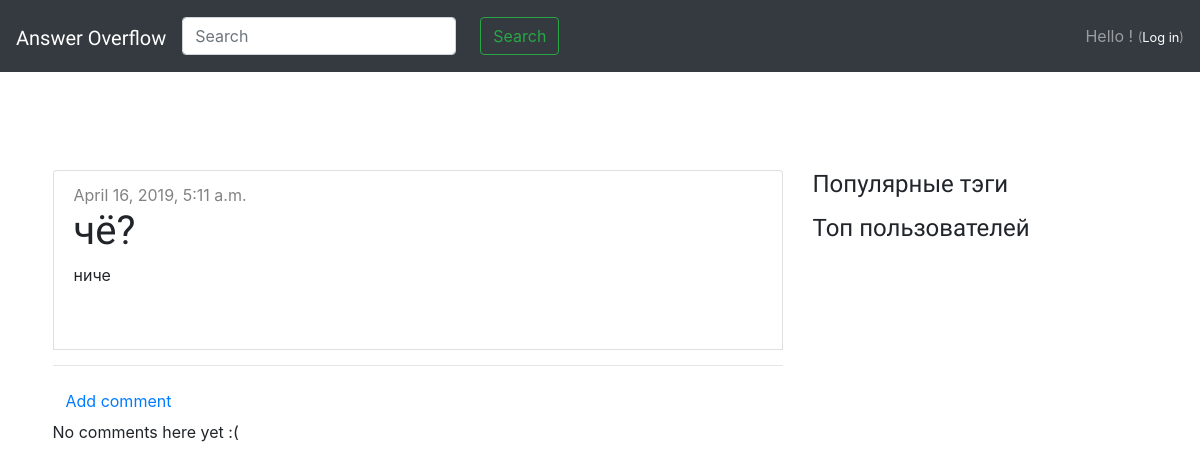
/post/5/, run on an earlier commit of the app's database.
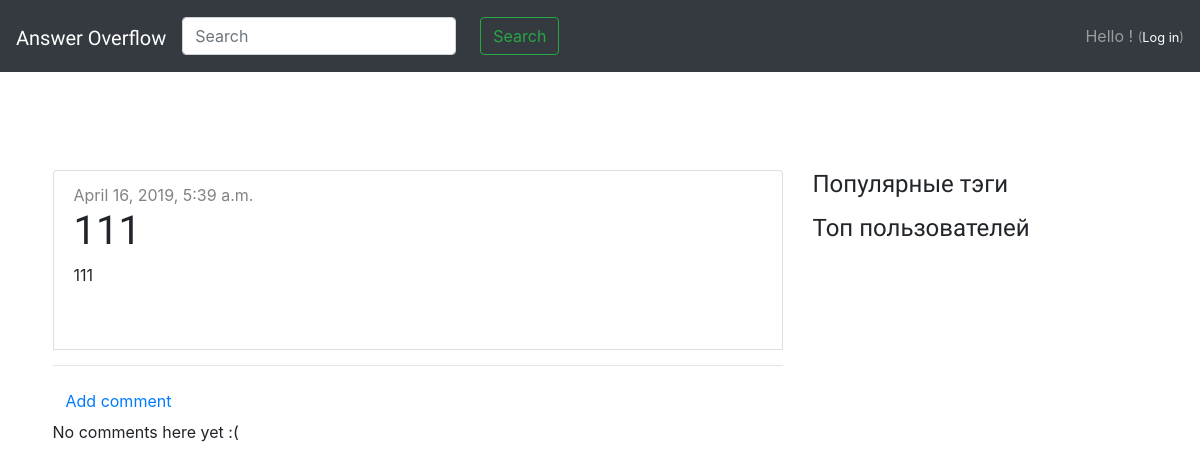
And on a later commit of the database.
### landing/models.py (models this page shows, shortened)
class Question(models.Model):
    author = models.ForeignKey(User, on_delete=models.CASCADE)
    title = models.CharField(max_length=200)
    text = models.TextField()
    likes = models.IntegerField(blank=True, null=True)
    dislikes = models.IntegerField(blank=True, null=True)
    created_date = models.DateTimeField(default=timezone.now)
    published_date = models.DateTimeField(blank=True, null=True)
    objects = ModelManager()

### landing/views.py (the view)
# urls.py: path('post/<int:pk>/', views.post_detail, name='post_detail'),
def post_detail(request, pk):
    post = get_object_or_404(Question, pk=pk)
    return render(request, 'web/post_detail.html', {'post': post})

### landing/templates/web/post_detail.html (shortened to what this page needs)
{% extends "web/base.html" %}
{% block content %}
      <li class="list-group-item">
              <div class="post">
                {% if post.published_date %}
                    <div class="date">
                        {{ post.published_date }}
                    </div>
                {% endif %}
                <h1>{{ post.title }}</h1>
                <p>{{ post.text|linebreaksbr }}</p>
              </div>
      </li>
        <hr>
    <a class="btn btn-default" href="{% url 'add_comment' pk=post.pk %}">Add comment</a>
    {% for comment in post.comments.all %}
        {% if user.is_authenticated or comment.approved_comment %}
        <div class="comment">
            <div class="date">
                {{ comment.created_date }}
                {% if not comment.approved_comment %}
                    <a class="btn btn-default" href="{% url 'comment_remove' pk=comment.pk %}"><button type="button" class="btn btn-danger">Delete</button></a>
                {% endif %}
            </div>
            <strong>{{ comment.author }}</strong>
            <p>{{ comment.text|linebreaks }}</p>
        </div>
        {% endif %}
    {% empty %}
        <p>No comments here yet :(</p>
    {% endfor %}
{% endblock %}

What changed in the data, as far as the page shows it:
changed Question: published_date "April 16, 2019, 5:11 a.m." → "April 16, 2019, 5:39 a.m."; title "чё?" → "111"; text "ниче" → "111"
